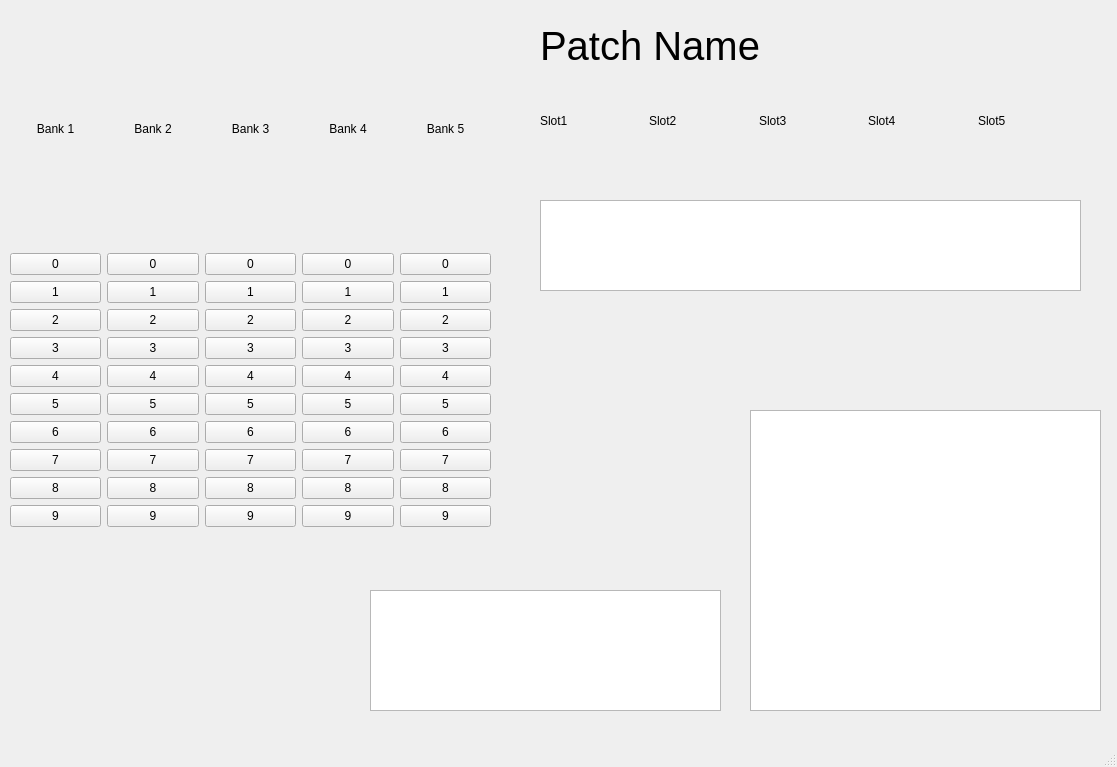
<?xml version="1.0" encoding="UTF-8"?>
<ui version="4.0">
 <class>MainWindow</class>
 <widget class="QMainWindow" name="MainWindow">
  <property name="geometry">
   <rect>
    <x>0</x>
    <y>0</y>
    <width>1117</width>
    <height>767</height>
   </rect>
  </property>
  <property name="windowTitle">
   <string>MainWindow</string>
  </property>
  <property name="styleSheet">
   <string notr="true">QWidget {
background-color: qlineargradient(x1: 0, y1: 0, x2: 0, y2: 1,
                                      stop: 0 #f6f7fa, stop: 1 #dadbde);
}
QPushButton[objectName^=&quot;pushButton&quot;] {
    border: 2px solid #8f8f91;
    border-radius: 6px;
    background-color: qlineargradient(x1: 0, y1: 0, x2: 0, y2: 1,
                                      stop: 0 #f6f7fa, stop: 1 #dadbde);
    min-width: 80px;
    min-height: 40px;
}

QPushButton:pressed {
    background-color: qlineargradient(x1: 0, y1: 0, x2: 0, y2: 1,
                                      stop: 0 #dadbde, stop: 1 #f6f7fa);
}

QPushButton:flat {
    border: none; /* no border for a flat push button */
}

QPushButton:default {
    border-color: navy; /* make the default button prominent */
}

QLabel {
qproperty-alignment: 'AlignVCenter | AlignHCenter'
}</string>
  </property>
  <widget class="QWidget" name="centralwidget">
   <widget class="QTextEdit" name="textEdit_1">
    <property name="geometry">
     <rect>
      <x>370</x>
      <y>590</y>
      <width>351</width>
      <height>121</height>
     </rect>
    </property>
    <property name="readOnly">
     <bool>true</bool>
    </property>
   </widget>
   <widget class="QTextEdit" name="textEdit_2">
    <property name="geometry">
     <rect>
      <x>750</x>
      <y>410</y>
      <width>351</width>
      <height>301</height>
     </rect>
    </property>
    <property name="readOnly">
     <bool>true</bool>
    </property>
   </widget>
   <widget class="QWidget" name="layoutWidget">
    <property name="geometry">
     <rect>
      <x>10</x>
      <y>10</y>
      <width>481</width>
      <height>517</height>
     </rect>
    </property>
    <layout class="QHBoxLayout" name="patch_grid">
     <item>
      <layout class="QVBoxLayout" name="Bank_1">
       <item>
        <widget class="QLabel" name="label_bank_1">
         <property name="text">
          <string>Bank 1</string>
         </property>
         <property name="alignment">
          <set>Qt::AlignCenter</set>
         </property>
        </widget>
       </item>
       <item>
        <widget class="QPushButton" name="pushButton_10">
         <property name="text">
          <string>0</string>
         </property>
        </widget>
       </item>
       <item>
        <widget class="QPushButton" name="pushButton_11">
         <property name="text">
          <string>1</string>
         </property>
        </widget>
       </item>
       <item>
        <widget class="QPushButton" name="pushButton_12">
         <property name="text">
          <string>2</string>
         </property>
        </widget>
       </item>
       <item>
        <widget class="QPushButton" name="pushButton_13">
         <property name="text">
          <string>3</string>
         </property>
        </widget>
       </item>
       <item>
        <widget class="QPushButton" name="pushButton_14">
         <property name="text">
          <string>4</string>
         </property>
        </widget>
       </item>
       <item>
        <widget class="QPushButton" name="pushButton_15">
         <property name="text">
          <string>5</string>
         </property>
        </widget>
       </item>
       <item>
        <widget class="QPushButton" name="pushButton_16">
         <property name="text">
          <string>6</string>
         </property>
        </widget>
       </item>
       <item>
        <widget class="QPushButton" name="pushButton_17">
         <property name="text">
          <string>7</string>
         </property>
        </widget>
       </item>
       <item>
        <widget class="QPushButton" name="pushButton_18">
         <property name="text">
          <string>8</string>
         </property>
        </widget>
       </item>
       <item>
        <widget class="QPushButton" name="pushButton_19">
         <property name="text">
          <string>9</string>
         </property>
        </widget>
       </item>
      </layout>
     </item>
     <item>
      <layout class="QVBoxLayout" name="Bank_2">
       <item>
        <widget class="QLabel" name="label_bank_2">
         <property name="text">
          <string>Bank 2</string>
         </property>
         <property name="alignment">
          <set>Qt::AlignCenter</set>
         </property>
        </widget>
       </item>
       <item>
        <widget class="QPushButton" name="pushButton_20">
         <property name="text">
          <string>0</string>
         </property>
        </widget>
       </item>
       <item>
        <widget class="QPushButton" name="pushButton_21">
         <property name="text">
          <string>1</string>
         </property>
        </widget>
       </item>
       <item>
        <widget class="QPushButton" name="pushButton_22">
         <property name="styleSheet">
          <string notr="true"/>
         </property>
         <property name="text">
          <string>2</string>
         </property>
        </widget>
       </item>
       <item>
        <widget class="QPushButton" name="pushButton_23">
         <property name="text">
          <string>3</string>
         </property>
        </widget>
       </item>
       <item>
        <widget class="QPushButton" name="pushButton_24">
         <property name="text">
          <string>4</string>
         </property>
        </widget>
       </item>
       <item>
        <widget class="QPushButton" name="pushButton_25">
         <property name="text">
          <string>5</string>
         </property>
        </widget>
       </item>
       <item>
        <widget class="QPushButton" name="pushButton_26">
         <property name="text">
          <string>6</string>
         </property>
        </widget>
       </item>
       <item>
        <widget class="QPushButton" name="pushButton_27">
         <property name="text">
          <string>7</string>
         </property>
        </widget>
       </item>
       <item>
        <widget class="QPushButton" name="pushButton_28">
         <property name="text">
          <string>8</string>
         </property>
        </widget>
       </item>
       <item>
        <widget class="QPushButton" name="pushButton_29">
         <property name="text">
          <string>9</string>
         </property>
        </widget>
       </item>
      </layout>
     </item>
     <item>
      <layout class="QVBoxLayout" name="Bank_3">
       <item>
        <widget class="QLabel" name="label_bank_3">
         <property name="text">
          <string>Bank 3</string>
         </property>
         <property name="alignment">
          <set>Qt::AlignCenter</set>
         </property>
        </widget>
       </item>
       <item>
        <widget class="QPushButton" name="pushButton_30">
         <property name="text">
          <string>0</string>
         </property>
        </widget>
       </item>
       <item>
        <widget class="QPushButton" name="pushButton_31">
         <property name="text">
          <string>1</string>
         </property>
        </widget>
       </item>
       <item>
        <widget class="QPushButton" name="pushButton_32">
         <property name="text">
          <string>2</string>
         </property>
        </widget>
       </item>
       <item>
        <widget class="QPushButton" name="pushButton_33">
         <property name="text">
          <string>3</string>
         </property>
        </widget>
       </item>
       <item>
        <widget class="QPushButton" name="pushButton_34">
         <property name="text">
          <string>4</string>
         </property>
        </widget>
       </item>
       <item>
        <widget class="QPushButton" name="pushButton_35">
         <property name="text">
          <string>5</string>
         </property>
        </widget>
       </item>
       <item>
        <widget class="QPushButton" name="pushButton_36">
         <property name="text">
          <string>6</string>
         </property>
        </widget>
       </item>
       <item>
        <widget class="QPushButton" name="pushButton_37">
         <property name="text">
          <string>7</string>
         </property>
        </widget>
       </item>
       <item>
        <widget class="QPushButton" name="pushButton_38">
         <property name="text">
          <string>8</string>
         </property>
        </widget>
       </item>
       <item>
        <widget class="QPushButton" name="pushButton_39">
         <property name="text">
          <string>9</string>
         </property>
        </widget>
       </item>
      </layout>
     </item>
     <item>
      <layout class="QVBoxLayout" name="Bank_4">
       <item>
        <widget class="QLabel" name="label_bank_4">
         <property name="text">
          <string>Bank 4</string>
         </property>
         <property name="alignment">
          <set>Qt::AlignCenter</set>
         </property>
        </widget>
       </item>
       <item>
        <widget class="QPushButton" name="pushButton_40">
         <property name="text">
          <string>0</string>
         </property>
        </widget>
       </item>
       <item>
        <widget class="QPushButton" name="pushButton_41">
         <property name="text">
          <string>1</string>
         </property>
        </widget>
       </item>
       <item>
        <widget class="QPushButton" name="pushButton_42">
         <property name="text">
          <string>2</string>
         </property>
        </widget>
       </item>
       <item>
        <widget class="QPushButton" name="pushButton_43">
         <property name="text">
          <string>3</string>
         </property>
        </widget>
       </item>
       <item>
        <widget class="QPushButton" name="pushButton_44">
         <property name="text">
          <string>4</string>
         </property>
        </widget>
       </item>
       <item>
        <widget class="QPushButton" name="pushButton_45">
         <property name="text">
          <string>5</string>
         </property>
        </widget>
       </item>
       <item>
        <widget class="QPushButton" name="pushButton_46">
         <property name="text">
          <string>6</string>
         </property>
        </widget>
       </item>
       <item>
        <widget class="QPushButton" name="pushButton_47">
         <property name="text">
          <string>7</string>
         </property>
        </widget>
       </item>
       <item>
        <widget class="QPushButton" name="pushButton_48">
         <property name="text">
          <string>8</string>
         </property>
        </widget>
       </item>
       <item>
        <widget class="QPushButton" name="pushButton_49">
         <property name="text">
          <string>9</string>
         </property>
        </widget>
       </item>
      </layout>
     </item>
     <item>
      <layout class="QVBoxLayout" name="Bank_5">
       <item>
        <widget class="QLabel" name="label_bank_5">
         <property name="styleSheet">
          <string notr="true"/>
         </property>
         <property name="text">
          <string>Bank 5</string>
         </property>
         <property name="alignment">
          <set>Qt::AlignCenter</set>
         </property>
        </widget>
       </item>
       <item>
        <widget class="QPushButton" name="pushButton_50">
         <property name="text">
          <string>0</string>
         </property>
        </widget>
       </item>
       <item>
        <widget class="QPushButton" name="pushButton_51">
         <property name="text">
          <string>1</string>
         </property>
        </widget>
       </item>
       <item>
        <widget class="QPushButton" name="pushButton_52">
         <property name="text">
          <string>2</string>
         </property>
        </widget>
       </item>
       <item>
        <widget class="QPushButton" name="pushButton_53">
         <property name="text">
          <string>3</string>
         </property>
        </widget>
       </item>
       <item>
        <widget class="QPushButton" name="pushButton_54">
         <property name="text">
          <string>4</string>
         </property>
        </widget>
       </item>
       <item>
        <widget class="QPushButton" name="pushButton_55">
         <property name="text">
          <string>5</string>
         </property>
        </widget>
       </item>
       <item>
        <widget class="QPushButton" name="pushButton_56">
         <property name="text">
          <string>6</string>
         </property>
        </widget>
       </item>
       <item>
        <widget class="QPushButton" name="pushButton_57">
         <property name="text">
          <string>7</string>
         </property>
        </widget>
       </item>
       <item>
        <widget class="QPushButton" name="pushButton_58">
         <property name="text">
          <string>8</string>
         </property>
        </widget>
       </item>
       <item>
        <widget class="QPushButton" name="pushButton_59">
         <property name="text">
          <string>9</string>
         </property>
        </widget>
       </item>
      </layout>
     </item>
    </layout>
   </widget>
   <widget class="QLabel" name="labelPatchName">
    <property name="geometry">
     <rect>
      <x>540</x>
      <y>20</y>
      <width>531</width>
      <height>51</height>
     </rect>
    </property>
    <property name="styleSheet">
     <string notr="true">QLabel {
	font: bold large &quot;Lucida Sans Typewriter&quot;;
    font: bold large &quot;OCR A Extended&quot;;
	font-size: 40px;
   qproperty-alignment: 'AlignVCenter | AlignHCenter';
}</string>
    </property>
    <property name="text">
     <string>Patch Name</string>
    </property>
   </widget>
   <widget class="QWidget" name="layoutWidget">
    <property name="geometry">
     <rect>
      <x>540</x>
      <y>80</y>
      <width>541</width>
      <height>81</height>
     </rect>
    </property>
    <layout class="QHBoxLayout" name="horizontalLayout">
     <item>
      <widget class="QLabel" name="labelPatchSlot_1">
       <property name="styleSheet">
        <string notr="true"/>
       </property>
       <property name="text">
        <string>Slot1</string>
       </property>
      </widget>
     </item>
     <item>
      <widget class="QLabel" name="labelPatchSlot_2">
       <property name="text">
        <string>Slot2</string>
       </property>
      </widget>
     </item>
     <item>
      <widget class="QLabel" name="labelPatchSlot_3">
       <property name="text">
        <string>Slot3</string>
       </property>
      </widget>
     </item>
     <item>
      <widget class="QLabel" name="labelPatchSlot_4">
       <property name="styleSheet">
        <string notr="true"/>
       </property>
       <property name="text">
        <string>Slot4</string>
       </property>
      </widget>
     </item>
     <item>
      <widget class="QLabel" name="labelPatchSlot_5">
       <property name="styleSheet">
        <string notr="true"/>
       </property>
       <property name="text">
        <string>Slot5</string>
       </property>
      </widget>
     </item>
    </layout>
   </widget>
   <widget class="QTextEdit" name="textEdit">
    <property name="geometry">
     <rect>
      <x>540</x>
      <y>200</y>
      <width>541</width>
      <height>91</height>
     </rect>
    </property>
    <property name="readOnly">
     <bool>true</bool>
    </property>
   </widget>
  </widget>
  <widget class="QMenuBar" name="menubar">
   <property name="geometry">
    <rect>
     <x>0</x>
     <y>0</y>
     <width>1117</width>
     <height>21</height>
    </rect>
   </property>
  </widget>
  <widget class="QStatusBar" name="statusbar"/>
 </widget>
 <resources/>
 <connections/>
</ui>
